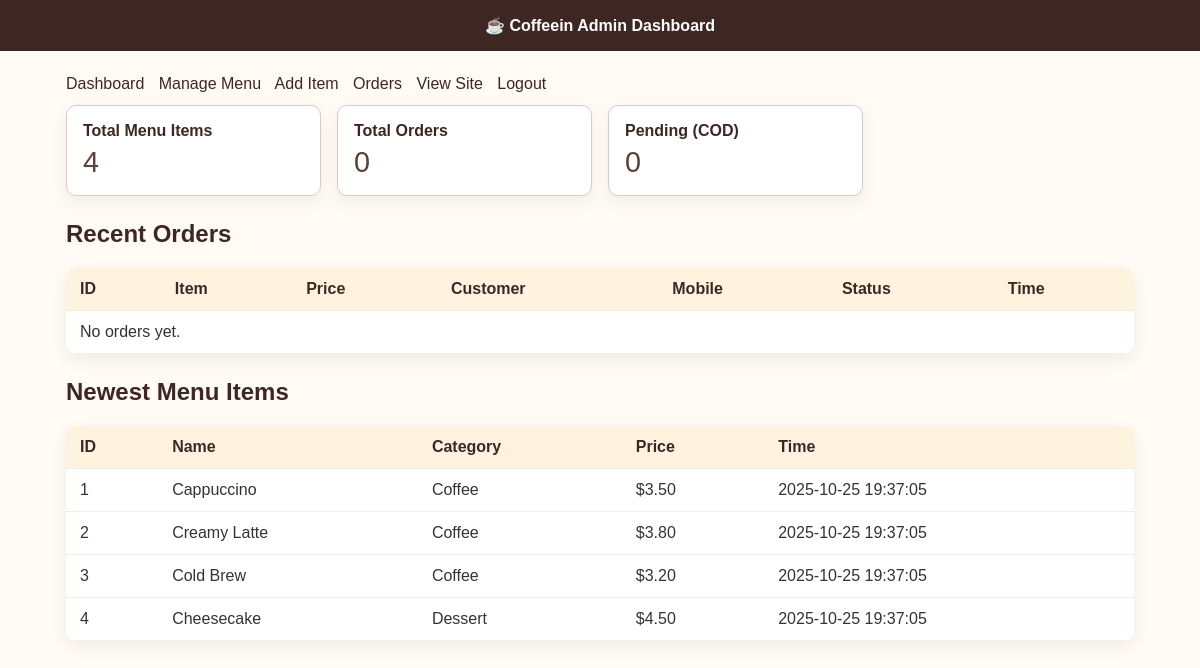
/AdminDashboard.php (signed in), run on the app's committed database.
### tables this page shows
CREATE TABLE IF NOT EXISTS menu_items (
  id INT AUTO_INCREMENT PRIMARY KEY,
  name VARCHAR(150) NOT NULL,
  price DECIMAL(10,2) NOT NULL DEFAULT 0.00,
  description TEXT,
  category ENUM('Coffee','Dessert') NOT NULL,
  created_at TIMESTAMP DEFAULT CURRENT_TIMESTAMP
);

### AdminDashboard.php (the view, shortened to what this page needs)
<?php
include 'dbconnect.php';
mysqli_query($conn, "CREATE TABLE IF NOT EXISTS menu_items (
  id INT AUTO_INCREMENT PRIMARY KEY,
  name VARCHAR(150) NOT NULL,
  price DECIMAL(10,2) NOT NULL DEFAULT 0.00,
  description TEXT,
  category ENUM('Coffee','Dessert') NOT NULL,
  created_at TIMESTAMP DEFAULT CURRENT_TIMESTAMP
) ENGINE=InnoDB DEFAULT CHARSET=utf8mb4");
mysqli_query($conn, "CREATE TABLE IF NOT EXISTS orders (
  id INT AUTO_INCREMENT PRIMARY KEY,
  user_id INT NOT NULL,
  item_id INT NOT NULL,
  item_name VARCHAR(150) NOT NULL,
  price DECIMAL(10,2) NOT NULL,
  customer_name VARCHAR(150) NOT NULL,
  email VARCHAR(150) NOT NULL,
  mobile VARCHAR(50) NOT NULL,
  payment_method VARCHAR(20) NOT NULL DEFAULT 'COD',
  status VARCHAR(50) NOT NULL DEFAULT 'COD-PLACED',
  created_at TIMESTAMP DEFAULT CURRENT_TIMESTAMP
) ENGINE=InnoDB DEFAULT CHARSET=utf8mb4");
$cItems = 0; $cOrders = 0; $cPending = 0;
if ($res = mysqli_query($conn, "SELECT COUNT(*) c FROM menu_items")) { if ($row = mysqli_fetch_assoc($res)) { $cItems = (int)$row['c']; }}
if ($res = mysqli_query($conn, "SELECT COUNT(*) c FROM orders")) { if ($row = mysqli_fetch_assoc($res)) { $cOrders = (int)$row['c']; }}
if ($res = mysqli_query($conn, "SELECT COUNT(*) c FROM orders WHERE status='COD-PLACED'")) { if ($row = mysqli_fetch_assoc($res)) { $cPending = (int)$row['c']; }}
$orders = [];
$items = [];
if ($res = mysqli_query($conn, "SELECT id, name, category, price, created_at FROM menu_items ORDER BY created_at DESC LIMIT 5")) {
  while ($row = mysqli_fetch_assoc($res)) { $items[] = $row; }
}
?>
<!DOCTYPE html>
<html lang="en">
<head>
</head>
<body>
  <nav>☕ Coffeein Admin Dashboard</nav>
  <div class="container">
    <div class="links">
      <a href="AdminDashboard.php">Dashboard</a>
      <a href="AdminMenuList.php">Manage Menu</a>
      <a href="AdminMenu.html">Add Item</a>
      <a href="AdminOrdersList.php">Orders</a>
      <a href="Home.php">View Site</a>
      <a href="AdminLogout.php">Logout</a>
    </div>
    <div class="cards">
      <div class="card"><div class="title">Total Menu Items</div><div class="metric"><?php echo (int)$cItems; ?></div></div>
      <div class="card"><div class="title">Total Orders</div><div class="metric"><?php echo (int)$cOrders; ?></div></div>
      <div class="card"><div class="title">Pending (COD)</div><div class="metric"><?php echo (int)$cPending; ?></div></div>
    </div>
    <h2>Recent Orders</h2>
    <table>
      <thead><tr><th>ID</th><th>Item</th><th>Price</th><th>Customer</th><th>Mobile</th><th>Status</th><th>Time</th></tr></thead>
      <tbody>
        <?php if (empty($orders)) { echo '<tr><td colspan="7">No orders yet.</td></tr>'; } ?>
      </tbody>
    </table>
    <h2>Newest Menu Items</h2>
    <table>
      <thead><tr><th>ID</th><th>Name</th><th>Category</th><th>Price</th><th>Time</th></tr></thead>
      <tbody>
        <?php foreach ($items as $it): ?>
          <tr>
            <td><?php echo htmlspecialchars($it['id']); ?></td>
            <td><?php echo htmlspecialchars($it['name']); ?></td>
            <td><?php echo htmlspecialchars($it['category']); ?></td>
            <td>$<?php echo htmlspecialchars(number_format((float)$it['price'],2)); ?></td>
            <td><?php echo htmlspecialchars($it['created_at']); ?></td>
          </tr>
        <?php endforeach; ?>
      </tbody>
    </table>
  </div>
</body>
</html>

### AdminDashboard.php (style rules this page uses)
* { box-sizing:border-box;font-family:'Poppins',sans-serif }
body { margin:0;background:#fffaf3;color:#333 }
nav { background:#3e2723;color:#fff;padding:16px 24px;text-align:center;font-weight:700 }
.container { max-width:1100px;margin:24px auto;padding:0 16px }
.cards { display:grid;grid-template-columns:repeat(auto-fill,minmax(220px,1fr));gap:16px;margin-bottom:20px }
.card { background:#fff;padding:16px;border-radius:10px;border:1px solid #d7ccc8;box-shadow:0 6px 16px rgba(0,0,0,.06) }
.card .title { color:#3e2723;font-weight:600;margin-bottom:6px }
.metric { font-size:1.8rem;color:#5d4037 }
h2 { color:#3e2723;margin-top:24px }
table { width:100%;border-collapse:collapse;background:#fff;border-radius:10px;overflow:hidden;box-shadow:0 6px 16px rgba(0,0,0,.06) }
th,td { padding:12px 14px;border-bottom:1px solid #eee;text-align:left }
th { background:#fff3e0;color:#3e2723 }
.links { margin:12px 0 }
.links a { color:#3e2723;text-decoration:none;margin-right:10px }

### data on the page
menu_items: id "1", name "Cappuccino", category "Coffee", price "3.50", created_at "2025-10-25 19:37:05"
menu_items: id "2", name "Creamy Latte", category "Coffee", price "3.80", created_at "2025-10-25 19:37:05"
menu_items: id "3", name "Cold Brew", category "Coffee", price "3.20", created_at "2025-10-25 19:37:05"
menu_items: id "4", name "Cheesecake", category "Dessert", price "4.50", created_at "2025-10-25 19:37:05"

### other printed values
$cItems "4"
$cOrders "0"
$cPending "0"
